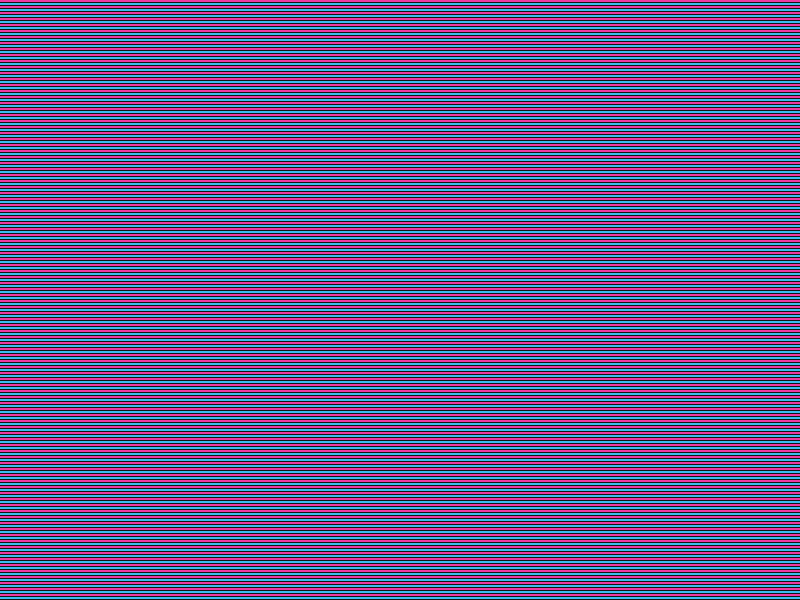
Frame 1 (no input)
Frame 60 (no input): identical to frame 1, image omitted
Frame 120 (the mouse pressed at the canvas centre since frame 60): identical to frame 1, image omitted

The p5.js sketch that drew this single still picture (run headless with seeded random() and noise() and a simulated clock; from frame 60 on, the mouse is pressed at the canvas centre):

// p5.js sketch
// ── sketch.js
/*

Loop (iterate) over elements

*/


function setup() {
  createCanvas(displayWidth,displayHeight);
}

function draw() {
	background(20);

	// loop over 1000 elements
	for( var i = 0; i < 1000; i++) {
		// color is based on wether the actual index in the loop is odd or even  
		if(i%2==0) {
			fill(237,57,162);
		} else {
			fill(57,189,237);
		}
		// draw a rectangle within each iteration
		noStroke();
		rect(0,i*3,width,2);
	}
}
